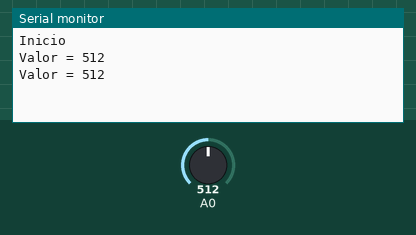
Simulated run of this sketch. Board: Arduino Uno, built with avr-gcc and run on an emulated ATmega328P. Parts: the last lines printed to the serial monitor. The inputs (shaded band) are chosen by the test bench; at power-on: A0 = 512.

Above: at 1.8 s.
1.9 s: A0 set to 716
At 2.8 s:
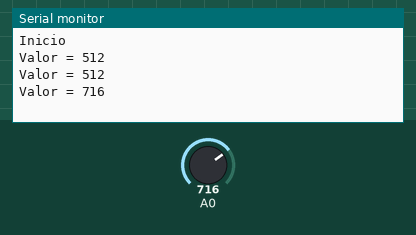
3.4 s: A0 set to 900
At 4.5 s:
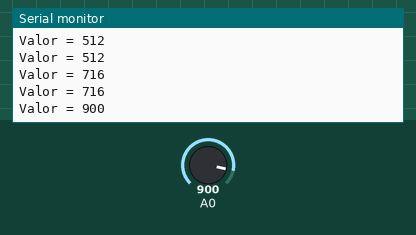
Timing chart, 0 to 6.4 s (numbered marks = the images above; inputs shaded):
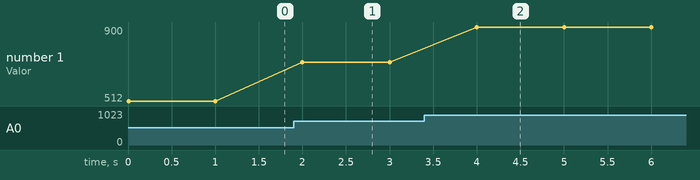

The sketch:

Exemplo-10-Potenciometro.ino
```cpp
/*
Ler valor do potenciômetro e exibir no monitor serial
*/

long valor;

void setup() {
  Serial.begin(9600);
  Serial.println("Inicio");
}

void loop() {
  valor = analogRead(A0);

  Serial.print("Valor = ");
  Serial.println(valor);
  delay(1000);
}
```

Measured:
- after the input at 1.9 s, the serial monitor: prints a new line after 0.10 s (image 1)
- after the input at 3.4 s, the serial monitor: prints a new line after 0.60 s (image 2)
- plotted number 1: 512 → 716 after the input at 1.9 s, 716 → 900 after the input at 3.4 s
